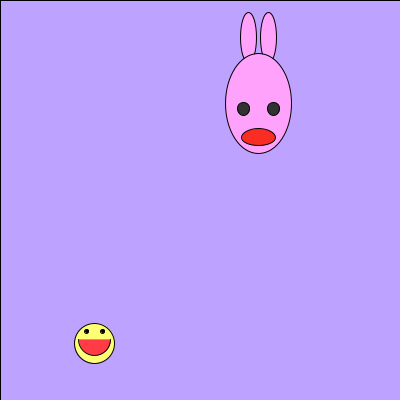
Frame 1 (no input)
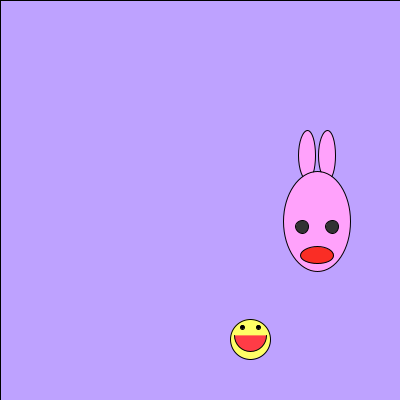
Frame 60 (the mouse pressed at the canvas centre just before this capture)
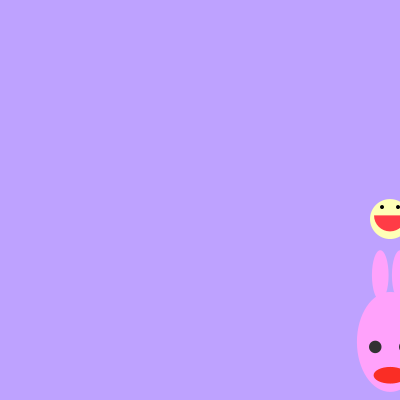
Frame 120 (the mouse held since frame 60 and released just before this capture)

The Processing sketch that drew these frames (run headless with seeded random() and noise(); from frame 60 on, the mouse is pressed at the canvas centre):

// Processing sketch: processing_118918
// ── processing_118918.pde

float x1, y1, sz1, speedx1, speedy1;
float x2, y2, sz2, speedx2, speedy2;
color col1, col2;

void setup()
{
  size(400, 400);
  rectMode(CENTER);
  x1 = random(width);
  y1 = random(height);
  sz1 = 100;
  speedx1 = random(2, 4);
  speedy1 = 2;

  x2 = random(width);
  y2 = random(height);
  sz2 = 40;
  speedx2 = random(2, 4);
  speedy2 = 2;
}

void draw() 
{
  prepWindow();
  drawThing1(x1, y1, sz1);
  moveThing1();
  drawThing2(x2, y2, sz2);
  moveThing2();
  checkCollision();
}

void prepWindow()
{
  fill(190,162,255);
  rect(width/2, height/2, width, height);
}

void drawThing1(float x, float y, float z)
{
  fill(255,162,251);
  
  ellipse(x-z*.1,y-z/1.5,z/6,z/2);
  ellipse(x+z*.1,y-z/1.5,z/6,z/2);
  ellipse(x, y, z/1.5, z);
  fill(50);
  ellipse(x-z*.15, y+z/20,z/8,z/8);
  ellipse(x+z*.15, y+z/20,z/8,z/8);
  fill(250,45,37);
  ellipse(x, y+z/3,z/3,z/6);
  
  
  
}

void moveThing1()
{
  x1 += speedx1;
  y1 += speedy1;
  if (x1 > width)
  {speedx1 = -speedx1;}
  else if(x1 < 0)
  {
   speedx1 = -speedx1;
  };
  
  if (y1 > height)
  {
    speedy1 = -speedy1;}
    
    else if( y1 < 0)
    {
    speedy1 = -speedy1;
  };
}


void drawThing2(float x, float y, float z)
{
   fill(255,255,random(255));
  ellipse(x,y,z,z); 

  fill(0);
  ellipse(x-z*.2,y-z*.3,z*.1,z*.1);
  ellipse(x+z*.2,y-z*.3,z*.1,z*.1);
  fill(255,60,70);
  arc(x, y-z/11, z*.8, z*.8, 0, PI);

}
void moveThing2()
{
  x2 += speedx2;
  y2 += speedy2;
  if (x2 > width || x2 < 0)
  {
    speedx2 = -speedx2;
    x2 += speedx2;
  }
  else if (y2 > height|| y2 < 0)
  {
    speedy2 = -speedy2;
    y2 += speedy2;
  }
}


void checkCollision()
{
  //  float colDist = sz1/2 +sz2/2;
  //  if (d <+ colDist)
  float speed = dist(x1, y1, x2, y2);
  if ( speed < (sz1/2 +sz2/2))
  {
    speedx1 = speedx2;
    noStroke();
    fill( 255, 220, 200);
    rect(width/2, height/2, width, height);
  }
}


void keyPressed()
{
  if (keyCode == RIGHT)
  {
    speedx1++;
  }
  else if (keyCode == LEFT)
  {
    speedx1--;
  }
  else if (keyCode == UP)
  {
    speedy2++;
  }
  else if (keyCode == DOWN)
  {
    speedy2--;
  }

  else if (keyCode == ' ')
  {
    x1 = random(width);
    y1 = random(height);
    x2 = random(width);
    y2 = random(height);
    speedx1 = random(0, 10);
    speedy1 = random(0, 10);
    speedx2 = random(0, 10);
    speedy2 = random(0, 10);
  }
}
